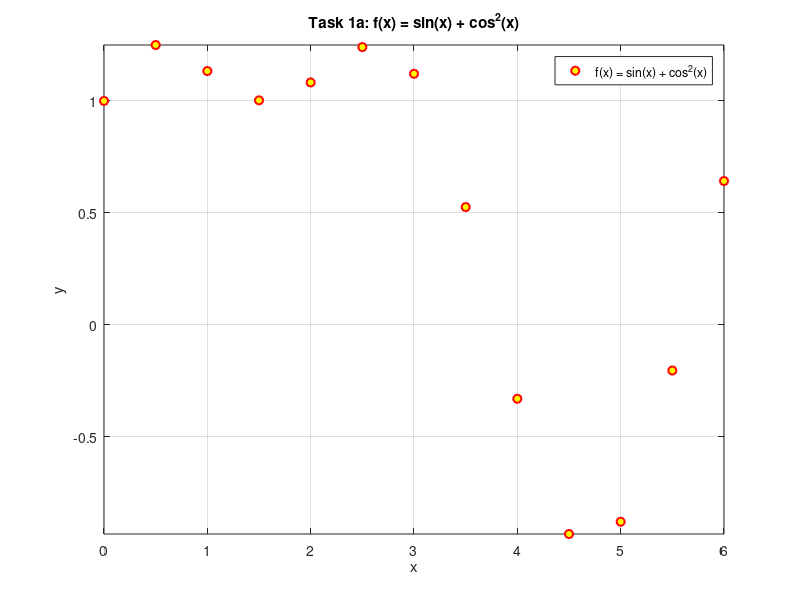
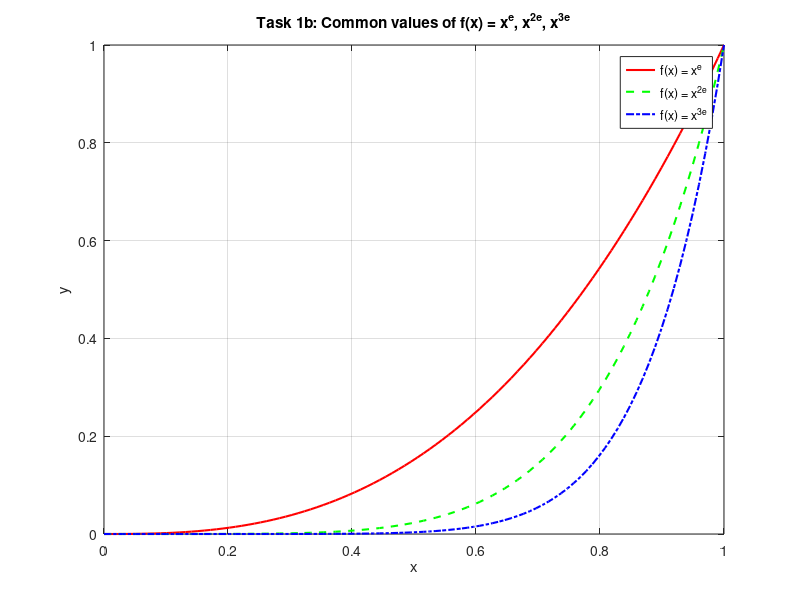
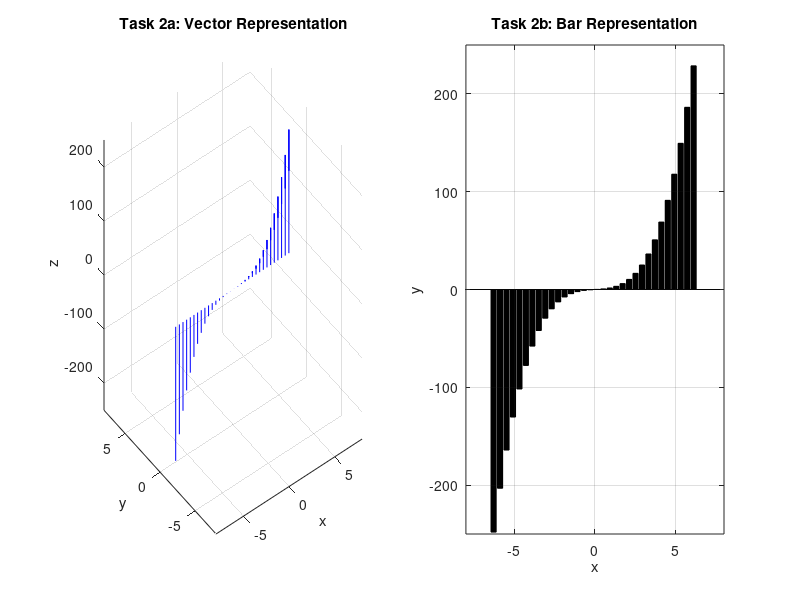
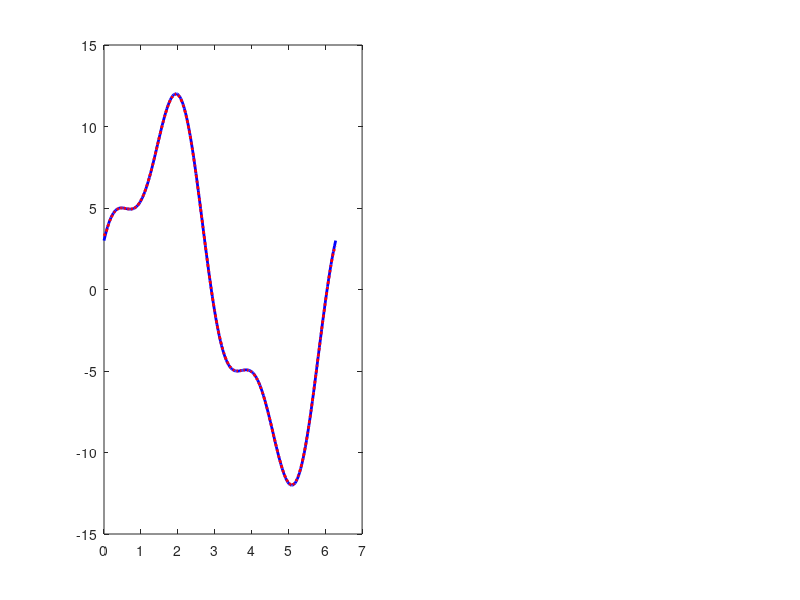

The MATLAB source for these figures, in order: (Note: this script raises an error after producing the figures.)
%% mandotory task

% --- Task 1(a) ---
figure(1);
x1 = 0:0.5:(2*pi);
f1 = sin(x1) + cos(x1).^2;

% Display function values using red dots with yellow center
plot(x1, f1, 'o', 'MarkerEdgeColor', 'r', 'MarkerFaceColor', 'y', 'LineWidth', 1.5);
grid on;
title('Task 1a: f(x) = sin(x) + cos^2(x)');
xlabel('x');
ylabel('y');
legend('f(x) = sin(x) + cos^2(x)', 'Location', 'best');

% Set limits according to min and max values in the first figure
axis([min(x1), max(x1), min(f1), max(f1)]);


% --- Task 1(b) ---
figure(2);
% Since x^e, x^(2e), x^(3e) are equal when x = 0 or x = 1,
% we set x from 0 to 1 to cover common values of all functions.
x2 = linspace(0, 1, 100); 

f2_1 = x2.^exp(1);
f2_2 = x2.^(2*exp(1));
f2_3 = x2.^(3*exp(1));

plot(x2, f2_1, 'r-', 'LineWidth', 1.5); hold on;
plot(x2, f2_2, 'g--', 'LineWidth', 1.5);
plot(x2, f2_3, 'b-.', 'LineWidth', 1.5);
hold off;

grid on;
title('Task 1b: Common values of f(x) = x^{e}, x^{2e}, x^{3e}');
xlabel('x');
ylabel('y');
legend('f(x) = x^e', 'f(x) = x^{2e}', 'f(x) = x^{3e}', 'Location', 'best');

% Common values response:
% Yes, these functions have common values at x = 0 (y = 0) and x = 1 (y = 1).


%% Task 2: Preparation of specialized plots

x3 = -2*pi : 0.4 : 2*pi;
y3 = x3.^3 + sin(x3);

% --- Task 2(a): Quiver / Vector plot ---
figure(3);
subplot(1, 2, 1);
% Vectors on a horizontal line (u = 0 for horizontal component, v = y3 for vertical)
u = zeros(size(x3)); 
v = y3; 
quiver3(x3, zeros(size(x3)), zeros(size(x3)), u, zeros(size(x3)), v, 0, 'b');
grid on;
xlabel('x');
ylabel('y');
zlabel('z');
title('Task 2a: Vector Representation');
axis([-8 8 -8 8 -250 250]);

% --- Task 2(b): Bar plot ---
subplot(1, 2, 2);
bar(x3, y3, 'k');
grid on;
xlabel('x');
ylabel('y');
title('Task 2b: Bar Representation');
axis([-8 8 -250 250]);
%%complimentary task
%% 1. Sample Data Setup (Replace/integrate with your Task 3 of Laboratory Work 2 data)
t = linspace(0, 2*pi, 200);                    % Time vector
signal_orig = 10 * sin(t) + 3 * cos(3*t);        % Original signal
signal_filt = movmean(signal_orig, 5);          % Filtered signal

U1 = 4;   % Threshold 1
U2 = -4;  % Threshold 2

%% 2. Signal Calculations
% Identify values exceeding threshold U1
exceed_idx = signal_orig > U1;

% Find global maximum and minimum locations
[max_val, max_idx] = max(signal_orig);
[min_val, min_idx] = min(signal_orig);

%% 3. Plotting
figure('Name', 'Graphical Representation of Signals', 'NumberTitle', 'off');

% --- Graph (a): Original and Filtered Signals with Thresholds ---
subplot(1, 2, 1); % Arrange horizontally (1 row, 2 columns)
plot(t, signal_orig, 'b-', 'LineWidth', 2, 'DisplayName', 'Original Signal'); hold on;
plot(t, signal_filt, 'r:', 'LineWidth', 2, 'DisplayName', 'Filtered Signal');

% Horizontal lines for thresholds U1 and U2
yline(U1, 'k--', 'LineWidth', 1.5, 'DisplayName', 'Threshold U_1');
yline(U2, 'm--', 'LineWidth', 1.5, 'DisplayName', 'Threshold U_2'); % Purple dashed line for U2
hold off;

grid on;
title('Original and Filtered Signals with Thresholds');
xlabel('Time (s)');
ylabel('Voltage (V)');
legend('Location', 'northeast'); % Upper-right corner


% --- Graph (b): Discrete Signal > U1 with Min/Max Markers ---
subplot(1, 2, 2);

% Discrete signal format (stem plot) for original signal exceeding U1
stem(t(exceed_idx), signal_orig(exceed_idx), 'b', 'LineWidth', 1.5, 'DisplayName', 'Signal > U_1'); hold on;

% Marker for Maximum voltage value (Green circle marker, MarkerSize 9)
plot(t(max_idx), max_val, 'go', 'MarkerSize', 9, 'MarkerFaceColor', 'g', 'LineWidth', 1.5, 'DisplayName', 'Max Voltage');

% Marker for Minimum voltage value
plot(t(min_idx), min_val, 'ro', 'MarkerSize', 9, 'MarkerFaceColor', 'r', 'LineWidth', 1.5, 'DisplayName', 'Min Voltage');
hold off;

grid on;
title('Discrete Signal Exceeding U_1 and Extreme Values');
xlabel('Time (s)');
ylabel('Voltage (V)');
legend('Location', 'northeast'); % Upper-right corner

% Set axis limits so all data and threshold lines are clearly visible
xlim([min(t) max(t)]);
ylim([min(signal_orig)-2, max(signal_orig)+2]);
